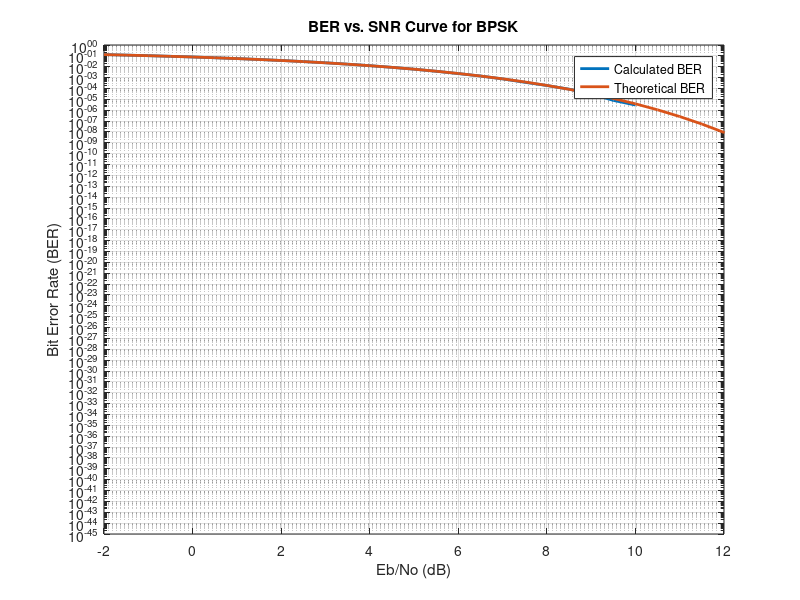

This figure's MATLAB source: (Note: this script raises an error after producing the figure.)
%% Clear Section
clear
close all
clc

%% BPSK
%% Generate data bit stream
number_of_bits = 1000000;                   % number of transmitted bits
threshold = 0;                              % threshold value
bits = randi([0 1], 1, number_of_bits);     % generate random bits
Tx_Data_BPSK = 2*bits-1;                    % mapping to BPSK
%% Add AWGN from Channel
Eb = 1;                                                 % energy of bit
SNR = -2:0.5:20;                                        % SNR valus
No = Eb./(10.^(SNR/10));                                % variance value of noise
noise = (sqrt(No/2))'.*randn(1, number_of_bits);        % generate noise with zero mean and No/2 variance
%% Add Noise to Tx data
Rx_Data_BPSK = Tx_Data_BPSK + noise;                    % adding noise to Tx data
%% BER Calculations
BER_Calculated_BPSK = zeros(1, length(SNR));
BER_Theoretical_BPSK = 0.5*erfc(sqrt(Eb./No));
for i = 1:length(SNR)
    BER_Calculated_BPSK(1, i) = (sum(sign(Rx_Data_BPSK(i, :)) ~= Tx_Data_BPSK))/number_of_bits;
end
figure
semilogy(SNR, BER_Calculated_BPSK, 'LineWidth', 2)
hold on
semilogy(SNR, BER_Theoretical_BPSK, 'LineWidth', 2)
xlim([-2 12])
xlabel("Eb/No (dB)")
ylabel("Bit Error Rate (BER)")
title("BER vs. SNR Curve for BPSK")
legend("Calculated BER", "Theoretical BER")
grid on
hold off

%% QPSK_1
%% Generate data bit stream
number_of_bits = 1000000;                       % number of transmitted bits
M = 4;                                       % number of symbols
bits = randi([0 1], 1, number_of_bits);      % generate random bits
Tx_Data_QPSK_1 = mapping_QPSK_1(bits);       % determine Tx data
%% Add AWGN from Channel
Eb = 1;                                         % energy of bit
SNR = -2:0.5:20;                                % SNR values
No = Eb./(10.^(SNR/10));                        % variance value of noise
noise = (sqrt(No/2))'.*randn(1, number_of_bits/2) + 1j*(sqrt(No/2))'.*randn(1, number_of_bits/2); % generate noise with zero mean and No/2 variance
%% Add Noise to Tx data
Rx_Data_QPSK_1 = Tx_Data_QPSK_1 + noise;        % adding noise to Tx data
%% BER Calculations
BER_Calculated_QPSK_1 = zeros(1, length(SNR));
BER_Theoretical_QPSK = 0.5 * erfc(sqrt(Eb./No));
R = real(Rx_Data_QPSK_1);
I = imag(Rx_Data_QPSK_1);
extract_Data(1:size(R, 1), 1:2:2 * size(R, 2)) = R;
extract_Data(1:size(I, 1), 2:2:2 * size(I, 2)) = I;
Data = 2*bits-1;
for i = 1:length(SNR)
    BER_Calculated_QPSK_1(1, i) = (sum(sign(extract_Data(i, :)) ~= Data)) / number_of_bits;
end
figure
semilogy(SNR, BER_Calculated_QPSK_1, 'LineWidth', 2)
xlim([-2 12])
hold on
semilogy(SNR, BER_Theoretical_QPSK, 'LineWidth', 2)
xlabel("Eb/No (dB)")
ylabel("Bit Error Rate (BER)")
title("BER vs. SNR Curve for QPSK")
legend("Calculated BER", "Theoretical BER")
grid on
hold off

%% QPSK_2
%% Generate data bit stream
Data = randi([0 1], 1, number_of_bits);             % generate random bits
Tx_Data_QPSK_2 = mapping_QPSK_2(Data);              % determine Tx data
%% Add Noise to Tx data
Rx_Data_QPSK_2 = Tx_Data_QPSK_2 + noise;            % adding noise to Tx data
%% BER Calculations
BER_Calculated_QPSK_2 = zeros(1, length(SNR));
for i = 1:length(SNR)
    BER_Calculated_QPSK_2(1, i) = BER_QPSK_2(Data, Rx_Data_QPSK_2(i, :))/number_of_bits;
end
figure
semilogy(SNR, BER_Calculated_QPSK_1, 'LineWidth', 2)
xlim([-2 12])
hold on
semilogy(SNR, BER_Calculated_QPSK_2, 'LineWidth', 2)
xlabel("Eb/No (dB)")
ylabel("Bit Error Rate (BER)")
title("BER vs. SNR Curve for QPSK")
legend("Calculated QPSK_1 BER", "Calculated QPSK_2 BER")
grid on
hold off

%% 8PSK
%% Generate data bit stream
number_of_bits = 1000000 - 1;                      % number of transmitted bits
M = 8;                                             % number of symbols
bits = randi([0 1], 1, number_of_bits);            % generate random bits
Tx_Data_8PSK = mapping_8PSK(bits);                 % determine Tx data
%% Add AWGN from Channel
bits = log2(M);
Eb = 1;
E = Eb * bits;
SNR = -2:0.5:20;                                    % SNR values
No = Eb ./ (10 .^ (SNR / 10));                      % variance value of noise
noise = (sqrt(No / 2))' .* randn(1, number_of_bits / bits) + 1j * (sqrt(No / 2))' .* randn(1, number_of_bits / bits); % generate noise with zero mean and No/2 variance
%% Add Noise to Tx data
Rx_Data_8PSK = Tx_Data_8PSK + noise; % adding noise to Tx data
%% BER Calculations
SER_Theoretical_8PSK = erfc(sqrt(E./No)*sin(pi/M));
BER_Exact_8PSK = berawgn(SNR, 'psk', M, 'nondiff');
SER_Calculated_8PSK = zeros(1, length(SNR));
for i = 1:length(SNR)
    SER_Calculated_8PSK(1, i) = angle_8PSK(Tx_Data_8PSK, Rx_Data_8PSK(i, :))/(number_of_bits/log2(M));
end
BER_Calculated_8PSK = SER_Calculated_8PSK/bits;
BER_Theoretical_8PSK = SER_Theoretical_8PSK/bits;
figure
semilogy(SNR, BER_Calculated_8PSK, 'LineWidth', 2)
hold on
semilogy(SNR, BER_Theoretical_8PSK, 'LineWidth', 2)
xlim([-2 12])
xlabel("Eb/No (dB)")
ylabel("Error Rate")
title("BER vs. SNR Curve for 8PSK")
legend("Calculated BER", "Theoretical BER")% "Exact BER")
grid on
hold off

%% 16QAM
%% Generate data bit stream
number_of_bits = 1000000;                         % number of transmitted bits
M = 16;                                        % number of symbols
data_bits = randi([0 1], 1, number_of_bits);   % generate random bits
Tx_Data_16QAM = mapping_16QAM(data_bits);      % determine Tx data
%% Add AWGN from Channel
bits = log2(M);
Eb = 2.5;
E = Eb * 0.4;
SNR = -2:0.5:20;                                % SNR values
No = Eb ./ (10 .^ (SNR / 10));                  % variance value of noise
noise = (sqrt(No/2))'.*randn(1, number_of_bits/bits)+ 1j * (sqrt(No / 2))' .* randn(1, number_of_bits / bits); % generate noise with zero mean and No/2 variance
%% Add Noise to Tx data
Rx_Data_16QAM = Tx_Data_16QAM + noise;          % adding noise to Tx data
%% BER Calculations
SER_Theoretical_16QAM = 1.5 * erfc(sqrt(E./No));
BER_Calculated_16QAM = zeros(1, length(SNR));
for i = 1:length(SNR)
    BER_Calculated_16QAM(1, i) = BER_16QAM(data_bits, Rx_Data_16QAM(i, :))/(number_of_bits);
end
BER_Theoretical_16QAM = SER_Theoretical_16QAM/bits;
figure
semilogy(SNR, BER_Calculated_16QAM, 'LineWidth', 2)
hold on
semilogy(SNR, BER_Theoretical_16QAM, 'LineWidth', 2)
xlim([-2 12])
xlabel("Eb/No (dB)")
ylabel("Error Rate")
title("BER vs. SNR Curve for 16QAM")
legend("Calculated BER", "Theoretical BER")
grid on
hold off

%% FSK
%% Generate data bit stream
number_of_bits = 1000000;                       % number of transmitted bits
amplitude = 1;                                  % amplitude of transmitted signal
data_bits = randi([0 1], 1, number_of_bits);    % generate random bits
Tx_Data_FSK = data_bits;                        % determine Tx data
Tx_Data_FSK(Tx_Data_FSK == 1) = 1j;
Tx_Data_FSK(Tx_Data_FSK == 0) = 1;
%% Add AWGN from Channel
Eb = 1;
SNR = -2:0.5:20; % SNR values
No = Eb ./ (10 .^ (SNR / 10));                  % variance value of noise
noise = (sqrt(No / 2))' .* randn(1, number_of_bits) + 1j * (sqrt(No / 2))' .* randn(1, number_of_bits); % generate noise with zero mean and No/2 variance
%% Add Noise to Tx data
Rx_Data_FSK = Tx_Data_FSK + noise;              % adding noise to Tx data
%% BER Calculations
BER_Theoretical_FSK = 0.5*erfc(sqrt(E./(2*No)));
BER_Calculated_FSK = zeros(1, length(SNR));
for i = 1:length(SNR)
    BER_Calculated_FSK(1, i) = BER_FSK(data_bits, Rx_Data_FSK(i, :))/(number_of_bits);
end
figure
semilogy(SNR, BER_Calculated_FSK, 'LineWidth', 2)
hold on
semilogy(SNR, BER_Theoretical_FSK, 'LineWidth', 2)
xlim([-2 12])
xlabel("Eb/No (dB)")
ylabel("Error Rate")
title("BER vs. SNR Curve for 16QAM")
legend("Calculated BER", "Theoretical BER")
grid on
hold off

%% plot signal space
figure
subplot(3, 2, 1)
plot(Rx_Data_BPSK(45, :), zeros(1, length(Rx_Data_BPSK(45, :))), 'k.', 'linewidth', 1)
hold on
plot(Tx_Data_BPSK, zeros(1, length(Tx_Data_BPSK)), 'y.', 'linewidth', 4)
hold off
subplot(3, 2, 2)
plot(Rx_Data_QPSK_1(45, :), 'k.', 'linewidth', 1)
hold on
plot(Tx_Data_QPSK_1, 'y.', 'linewidth', 4)
hold off
subplot(3, 2, 3)
plot(Rx_Data_QPSK_2(45, :), 'k.', 'linewidth', 1)
hold on
plot(Tx_Data_QPSK_2, 'y.', 'linewidth', 4)
hold off
subplot(3, 2, 4)
plot(Rx_Data_8PSK(45, :), 'k.', 'linewidth', 1)
hold on
plot(Tx_Data_8PSK, 'y.', 'linewidth', 4)
hold off
subplot(3, 2, 5)
plot(Rx_Data_16QAM(45, :), 'k.', 'linewidth', 1)
hold on
plot(Tx_Data_16QAM, 'y.', 'linewidth', 4)
hold off
subplot(3, 2, 6)
plot(Rx_Data_FSK(45, :), 'k.', 'linewidth', 1)
hold on
plot(Tx_Data_FSK, 'y.', 'linewidth', 4)
hold off
%% Comparison
figure
semilogy(SNR, BER_Calculated_BPSK, 'LineWidth', 2)
hold on
semilogy(SNR, BER_Theoretical_BPSK, '.', 'LineWidth', 1)
hold on
semilogy(SNR, BER_Calculated_QPSK_1, 'LineWidth', 2)
hold on
semilogy(SNR, BER_Theoretical_QPSK, '+', 'LineWidth', 1)
hold on
semilogy(SNR, BER_Calculated_QPSK_2, 'LineWidth', 2)
hold on
semilogy(SNR, BER_Calculated_8PSK, 'LineWidth', 2)
hold on
semilogy(SNR, BER_Theoretical_8PSK, 'o', 'LineWidth', 1)
hold on
semilogy(SNR, BER_Calculated_16QAM, 'LineWidth', 2)
hold on
semilogy(SNR, BER_Theoretical_16QAM, '.', 'LineWidth', 1)
hold on
semilogy(SNR, BER_Calculated_FSK, 'LineWidth', 2)
hold on
semilogy(SNR, BER_Theoretical_FSK, '+', 'LineWidth', 1)
xlabel("Eb/No (dB)")
ylabel("Bit Error Rate")
title("BER vs. SNR Curve")
ylim([10^-5 10^0])
legend("Calculated BPSK", "Theoretical BPSK", "Calculated QPSK_1", "Theoretical QPSK", ...
    "Calculated QPSK_2", "Calculated 8PSK", "Theoretical 8PSK", "Calculated 16QAM", "Theoretical 16QAM", "Calculated FSK", "Theoretical FSK")
grid on
hold off

%% PSD for FSK
%% Generate Ensample
number_of_enamples=500;                          % total number of Realizations
number_of_bits=100;                              % number of bits in each Realization
Tb=7;                                            % number of samples for each bit
number_of_samples=number_of_bits*Tb;             % total number of samples for each Realization
Total_Transmitted_Data=zeros(number_of_enamples, number_of_samples-1);  % hold transmitted data
for i = 1 : number_of_enamples
    if i == 1
        Total_Transmitted_Data = Generate_Random_Data();
    else
        Total_Transmitted_Data = [Total_Transmitted_Data; Generate_Random_Data()];
    end
end
%% Calculate Statistical AutoCorrelation function (ACF)
average=zeros(1, number_of_samples);
for i = 1 : number_of_samples/2
    average(1,i)     = mean(((Total_Transmitted_Data(:,350))).*conj((Total_Transmitted_Data(:,i))));
    average(1,350+i) = mean(((Total_Transmitted_Data(:,350))).*conj((Total_Transmitted_Data(:,350+i))));    
end
figure
plot(-(number_of_samples/2-1):1:number_of_samples/2, abs(average))
grid on
xlabel("\tau")
ylabel("ACF")
title("Statistical ACF")
xlim([-50 50])
%% Calculate PSD
PSD = fftshift(fft(average));
N = length(PSD);                                % Number of samples
Ts=1;                                           % sample duration every 1 sec
Fs=1/Ts;                                        % sampling frequency
freq =(-N/2+1:N/2)*(Fs/(N));                    % Frequency axis (Hz)
figure
plot(freq, abs(PSD), 'linewidth', 1);                 
xlabel('Frequency (Hz)');
ylabel('Magnitude');
title('PSD of BaseBand Signal');
grid on

%% shift PSD
fc=1e6;                                         % carrier frequency
freq1 = ((-N/2+1:N/2)*(Fs/(N))+fc);             % Frequency axis (Hz)
freq2 = ((-N/2+1:N/2)*(Fs/(N))-fc);             % Frequency axis (Hz)
figure
plot(freq1, abs(PSD), freq2, abs(PSD), 'linewidth', 2);                 
xlabel('Frequency (Hz)');
ylabel('Magnitude');
title('PSD of PassBand Signal');
grid on

%% Useful Functions
%% Mapping QPSK_1
function y = mapping_QPSK_1(x)
    M = 4;
    bits = log2(M);
    Eb = 1;
    E = bits * Eb;
    split_x = reshape(x, bits, length(x) / bits)';
    split_x_indices = bi2de(split_x, 'left-msb')+1;
    y = zeros(length(split_x_indices), 1);
    phases = [5*pi/4, 3*pi/4, 7*pi/4, pi/4];
    y = sqrt(E)*exp(1j*phases(split_x_indices));
end
%% Mapping QPSK_2
function y = mapping_QPSK_2(x)
    M = 4;
    bits = log2(M);
    Eb = 1;
    E = bits*Eb;
    split_x = reshape(x, bits, length(x) / bits)';
    split_x_indices = bi2de(split_x, 'left-msb')+1;
    y = zeros(length(split_x_indices), 1);
    phases = [5*pi/4, 3*pi/4, pi/4, 7*pi/4];
    y = sqrt(E)*exp(1j*phases(split_x_indices));
end
%% BER QPSK_2
function incorrect_bits = BER_QPSK_2(Tx_bits, Rx)
    M = 4;
    bits = log2(M);
    Rx_bits = zeros(1, bits * length(Rx));
    k = 1;
    R = real(Rx);
    I = imag(Rx);
    Rx_bits(1:2:2*length(R)) = (sign(R)>=0);         % b0
    Rx_bits(2:2:2*length(I)) = (sign(R) ~= sign(I)); % b1
    incorrect_bits = sum(Rx_bits ~= Tx_bits);
end
%% Mapping to 8PSK
function y = mapping_8PSK(x)
    M = 8;
    bits = log2(M);
    Eb = 1;
    E = bits * Eb;
    split_x = reshape(x, bits, length(x)/bits)';
    split_x_indices = bi2de(split_x, 'left-msb')+1;
    y = zeros(1, length(split_x));
    phases = [0, pi/4, 3*pi/4, pi/2, 7*pi/4, 3*pi/2, pi, 5*pi/4];
    y = sqrt(E)*exp(1j*phases(split_x_indices));
end
%% Determine Angle of sympol in 8PSK number
function incorrecr_bits = angle_8PSK(Tx, Rx)
    Tx_angles = rad2deg(mod(angle(Tx), 2 * pi));
    Rx_angles = rad2deg(mod(angle(Rx), 2 * pi));
    Tx_sympols = zeros(1, length(Tx));
    Rx_sympols = zeros(1, length(Rx));
    for i = 1:length(Tx_angles)
        if (Tx_angles(i) >= 0 && Tx_angles(i) < 22.5) || (Tx_angles(i) >= 337.5 && Tx_angles(i) < 360)
            Tx_sympols(i) = 1;
        end
        if (Tx_angles(i) >= 22.5 && Tx_angles(i) < 67.5)
            Tx_sympols(i) = 2;
        end
        if (Tx_angles(i) >= 67.5 && Tx_angles(i) < 112.5)
            Tx_sympols(i) = 3;
        end
        if (Tx_angles(i) >= 112.5 && Tx_angles(i) < 157.5)
            Tx_sympols(i) = 4;
        end
        if (Tx_angles(i) >= 157.5 && Tx_angles(i) < 202.5)
            Tx_sympols(i) = 5;
        end
        if (Tx_angles(i) >= 202.5 && Tx_angles(i) < 247.5)
            Tx_sympols(i) = 6;
        end
        if (Tx_angles(i) >= 247.5 && Tx_angles(i) < 292.5)
            Tx_sympols(i) = 7;
        end
        if (Tx_angles(i) >= 292.5 && Tx_angles(i) < 337.5)
            Tx_sympols(i) = 8;
        end
    end
    for i = 1:length(Rx_angles)
        if (Rx_angles(i) >= 0 && Rx_angles(i) < 22.5) || (Rx_angles(i) >= 337.5 && Rx_angles(i) < 360)
            Rx_sympols(i) = 1;
        end
        if (Rx_angles(i) >= 22.5 && Rx_angles(i) < 67.5)
            Rx_sympols(i) = 2;
        end
        if (Rx_angles(i) >= 67.5 && Rx_angles(i) < 112.5)
            Rx_sympols(i) = 3;
        end
        if (Rx_angles(i) >= 112.5 && Rx_angles(i) < 157.5)
            Rx_sympols(i) = 4;
        end
        if (Rx_angles(i) >= 157.5 && Rx_angles(i) < 202.5)
            Rx_sympols(i) = 5;
        end
        if (Rx_angles(i) >= 202.5 && Rx_angles(i) < 247.5)
            Rx_sympols(i) = 6;
        end
        if (Rx_angles(i) >= 247.5 && Rx_angles(i) < 292.5)
            Rx_sympols(i) = 7;
        end
        if (Rx_angles(i) >= 292.5 && Rx_angles(i) < 337.5)
            Rx_sympols(i) = 8;
        end
    end
    incorrecr_bits = sum(Rx_sympols ~= Tx_sympols);
end
%% Mapping to 16QAM
function y = mapping_16QAM(x)
    M = 16;
    bits = log2(M);
    Eb = 2.5; %1;
    E = 0.4 * Eb;
    split_x = reshape(x, bits, length(x)/bits)';
    split_x_indices = bi2de(split_x, 'left-msb')+1;
    y = zeros(1, length(split_x));
    %          [ 0,  1,  2,  3,  4,  5,  6,  7,  8,  9, 10, 11,  12,  13, 14, 1
    R_values = [-3, -3, -3, -3, -1, -1, -1, -1,  3,  3,  3,  3,   1,   1,  1, 1];
    I_values = [-3, -1,  3,  1, -3, -1,  3,  1, -3, -1,  3,  1,  -3,  -1,  3, 1];
    y = sqrt(E)*(R_values(split_x_indices)+1j*I_values(split_x_indices));
end
%% BER for 16QAM
function incorrect_bits = BER_16QAM(Tx_bits, Rx)
    M = 16;
    bits = log2(M);
    Rx_bits = zeros(1, bits * length(Rx));
    k = 1;
    for i = 1:bits:length(Rx_bits)
        if (real(Rx(k)) >= 0)
            Rx_bits(i) = 1;
        else
            Rx_bits(i) = 0;
        end
        if (real(Rx(k)) >= -2 && real(Rx(k)) < 2)
            Rx_bits(i + 1) = 1;
        else
            Rx_bits(i + 1) = 0;
        end
        if (imag(Rx(k)) >= 0)
            Rx_bits(i + 2) = 1;
        else
            Rx_bits(i + 2) = 0;
        end
        if (imag(Rx(k)) >= -2 && imag(Rx(k)) < 2)
            Rx_bits(i + 3) = 1;
        else
            Rx_bits(i + 3) = 0;
        end
        k = k + 1;
    end
    incorrect_bits = sum(Rx_bits ~= Tx_bits);
end
%% BER FSK
function incorrect_bits = BER_FSK(Tx_bits, Rx)
    x1 = real(Rx);
    x2 = imag(Rx);
    y = x1 - x2;
    Rx_bits = 0.5 * (1 - sign(y));
    incorrect_bits = sum(Rx_bits ~= Tx_bits);
end
%% Generate Random Data
function data_transmitted = Generate_Random_Data()
Tb = 7;
Eb = 1;
delta_f = 1/Tb;
t = 0:1:Tb-1;
S1_BB(1:Tb, 1) = sqrt(2*Eb/Tb)*(cos(2*pi*delta_f*t)+1j*sin(2*pi*delta_f*t));
S2_BB(1:Tb, 1) = sqrt(2*Eb/Tb);
% S1_BB(1:Tb, 1) = sqrt(2*Eb/Tb)*(cos(pi*delta_f*t)-1j*sin(pi*delta_f*t));
% S2_BB(1:Tb, 1) = sqrt(2*Eb/Tb)*(cos(pi*delta_f*t)+1j*sin(pi*delta_f*t));
number_of_bits=100;                         % number of bits in each realization
data=randi([0 1],[1,number_of_bits+1]);     % generate 1x100 random numbers '0' or '1'
y(Tb, length(data))= 0;
y(:, find(data==0))= repmat(S1_BB, 1, length(find(data==0)));
y(:, find(data==1))= repmat(S2_BB, 1, length(find(data==1)));
data=reshape(y, 1, size(y, 1)*size(y, 2));
data=data(:);                               % convert data to column vector 700x1
% Generate random time shift
td=randi([0 Tb-1]);                         % generate random number from 0 to 6
% Concatenate with Random Data
data_transmitted = (data(td+1:Tb*number_of_bits+td))';    % window data from td to 700+td (700 samples)
end
